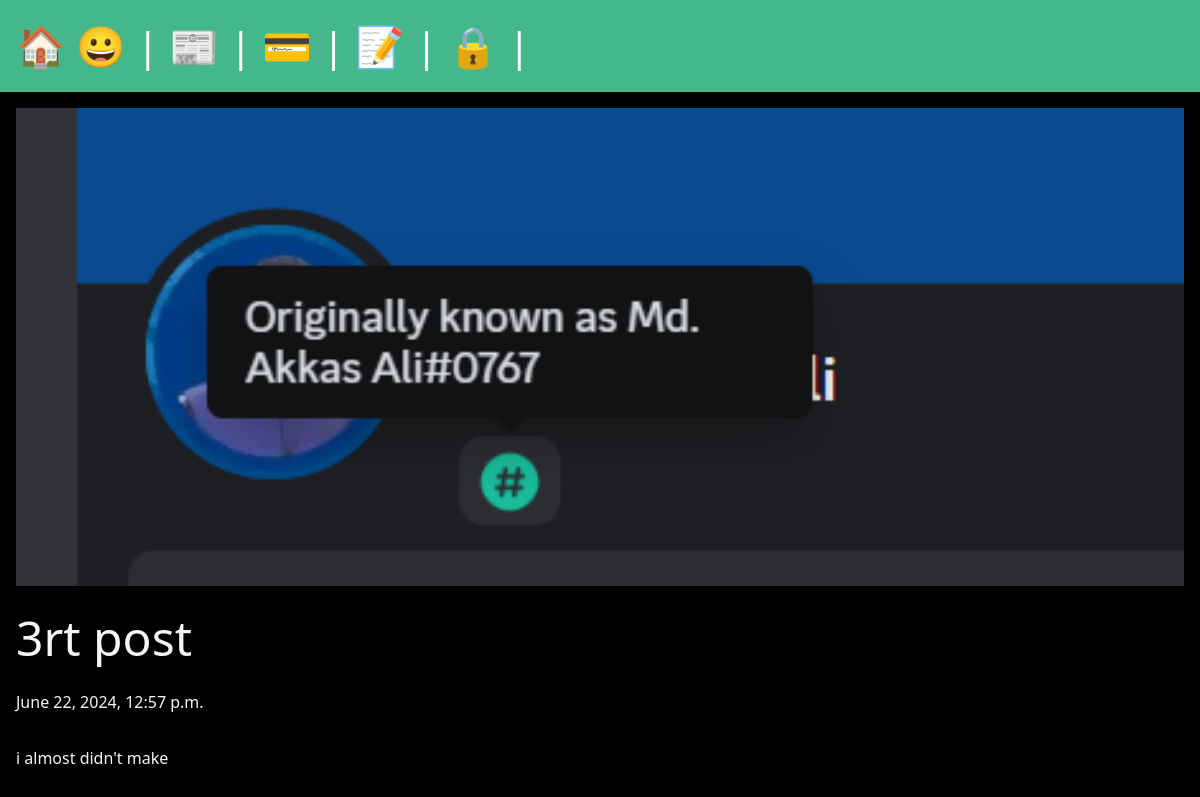
Screenshot of /posts/my-thirt-post/ with the database file from the repository.
### posts/models.py (models this page shows, shortened)
class Post(models.Model):
    title = models.CharField(max_length=255)
    body=models.TextField()
    slug=models.SlugField()
    date = models.DateTimeField(auto_now_add=True)
    banner = models.ImageField(default='fallback.png', upload_to='banners/')
    author = models.ForeignKey(User, on_delete=models.CASCADE, default=None)

### posts/views.py (the view)
# urls.py: path('<slug:slug>/', views.post_page, name='post'),
def post_page(request, slug):
    post=Post.objects.get(slug=slug)
    return render(request, 'posts/post_page.html',{'post':post})

### posts/templates/posts/post_page.html (shortened to what this page needs)
{% extends 'layout.html' %}
{% block content %}
    <section>
        <img
            src="{{post.banner.url}}"
            alt="{{post.title}}"
            class="banner"
        >
        <h2>
            {{post.title}}
        </h2>
        <p class="">{{post.date}}<p/>
        <p>{{post.body}}<p/>
    </section>
{% endblock %}

### static/css/style.css (style rules this page uses)
* { margin: 0; padding: 0; box-sizing: border-box; }
body { min-height: 100vh; background-color: black; color: whitesmoke; font-size: 3rem; }
section { display: flex; flex-flow: column; gap: 1rem; }
h2 { font-size: 2.5rem; }
p { font-size: 1rem; }
.banner { width: 100%; max-height: 800px; display: block; }

### rows the page displays
Post: banner (picture), title "3rt post", date "June 22, 2024, 12:57 p.m.", body "i almost didn't make"
